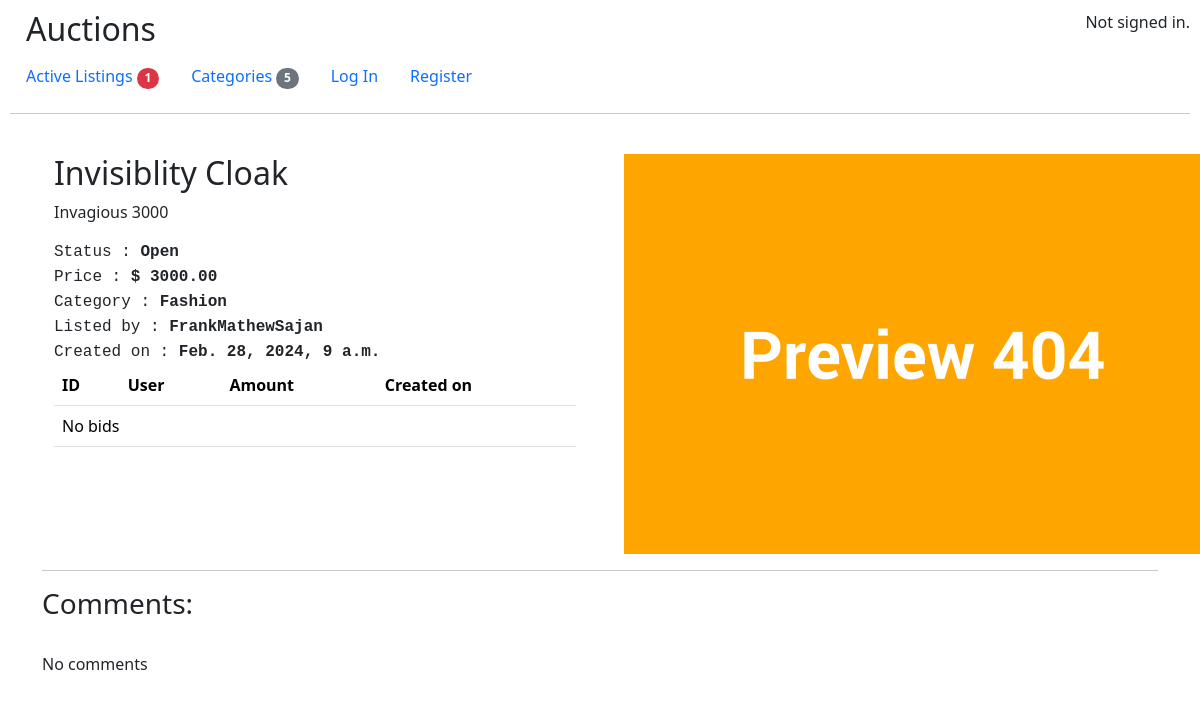
The app's page /listings/1/ with its own data.
### auctions/models.py (models this page shows, shortened)
class Listing(models.Model):
    title = models.CharField(max_length=64)
    description = models.CharField(max_length=64,)
    user = models.ForeignKey(User, on_delete=models.CASCADE, related_name='listings')
    price = models.DecimalField(max_digits=10, decimal_places=2)
    category = models.ForeignKey(Category, on_delete=models.CASCADE, related_name='listings')
    url = models.CharField(max_length=64, null=True, blank=True)
    status = models.BooleanField(null=True, default=True)
    created_at = models.DateTimeField(auto_now_add=True, null=True)
    updated_at = models.DateTimeField(auto_now=True, null=True)

class Category(models.Model):
    name = models.CharField(max_length=64, default = 'Other')
    def __str__(self):
        return self.name

class User(AbstractUser):
    pass

### auctions/views/views.py (the view, shortened to what this page needs)
# urls.py: path('listings/<int:pk>/', views.listings, name='listings'),
def listings(request, pk):
    listing = get_object_or_404(Listing, pk=pk)
    comments = Comment.objects.filter(listing__id=listing.id).order_by('-created_at')
    bids = listing.bids.order_by('-amount')
    btn_text_watch = "Watch"
    btn_text_status = "Open Listing"
    color = "primary"
    winner = ''
    if not listing.status:
        winner = bids.first().user
    return render(
        request,
        "auctions/listings.html",
        {
            "listing": listing,
            "btn_text_watch": btn_text_watch,
            "toggle_status": request.user == listing.user,
            "btn_text_status": btn_text_status,
            "color": color,
            "comments":comments,
            "bids":bids,
            'winner':winner
        },
    )

### auctions/context_processors.py (called while the page is built)
def active_listings(request):
    return {'active_listings': Listing.objects.filter(status=True)}

def all_categories(request):
    return {'all_categories': Category.objects.all()}

### auctions/templates/auctions/listings.html (shortened to what this page needs)
{% extends "auctions/layout.html" %}
{% load static %}
{% block body %}
<div class="container">
    <div class="row flex flex-wrap md:flex-row-reverse">
        <div class="col-md-12 col-lg-6 lg:px-8 pt-4 px-4">
            <h2 class="text-2xl">{{ listing.title }}</h2>
            <p>{{ listing.description }}</p>
            <div class="listing-details">
                <p>
                    {% if listing.status %}Status{% else %}Bidder{% endif %} :
                    <span class="">
                        {% if listing.status %}Open{% else %}{{ winner }}{% endif %}
                    </span>
                </p>
                <p>
                    {% if listing.status %}Price{% else %}Winning Bid{% endif %} :
                    <span class="">$ {{ listing.price }}</span>
                </p>
                <p>Category : <span class="">{{ listing.category }}</span></p>
                <p>Listed by : <span class="">{{ listing.user }}</span></p>
                <p>Created on : <span class="">{{ listing.created_at }}</span></p>
            </div>
            <table class="table">
                <thead>
                    <tr>
                        <th scope="col">ID</th>
                        <th scope="col">User</th>
                        <th scope="col">Amount</th>
                        <th scope="col">Created on</th>
                    </tr>
                </thead>
                <tbody>
                    {% for bid in bids %}
                    <tr>
                        <th scope="row">{{ bid.id }}</th>
                        <td>{{ bid.user.username }}</td>
                        <td>$ {{ bid.amount }}</td>
                        <td>{{ bid.created_at }}</td>
                    </tr>
                    {% empty %}
                    <tr><td colspan="4">No bids</td></tr>
                    {% endfor %}
                </tbody>
            </table>
        </div>
        <div class="col-md-12 col-lg-6 lg:px-8 px-4 lg:pt-0 pt-4">
            {% if listing.url != None %}
            <img src="{{ listing.url }}" alt="{{ listing.title }}" class="resize">
            {% else %}
            <img src="{% static 'auctions/preview.png' %}" alt="Placeholder Image" class="resize">
            {% endif %}
        </div>
    </div>
    <hr>
    <div class="row">
        <div class="col-md-8">
            <h3>Comments:</h3>
            <br>
            {% for comment in comments %}
            <div class="card mb-3">
                <div class="card-header">
                    {{ comment.user.username }} <small class="text-muted">{{ comment.created_at }}</small>
                </div>
                <div class="card-body">
                    {{ comment.content }}
                </div>
            </div>
            {% empty %}
            No comments
            {% endfor %}
        </div>
    </div>
</div>
{% endblock %}

### auctions/static/auctions/styles.css (style rules this page uses)
body { padding: 10px; }
.resize { visibility: visible !important; max-height: 100%; height: auto; }
.listing-details { line-height: 1.5; }
.listing-details p { margin-bottom: 1px; font-family: 'Courier New', Courier, monospace; }
.listing-details span { font-weight: bold; }

### records on screen
Listing: title "Invisiblity Cloak", description "Invagious 3000", price "3000.00", category "Fashion", user "FrankMathewSajan", created_at "Feb. 28, 2024, 9 a.m."

### other values on screen
{{ active_listings.count }} "1"
{{ all_categories.count }} "5"
